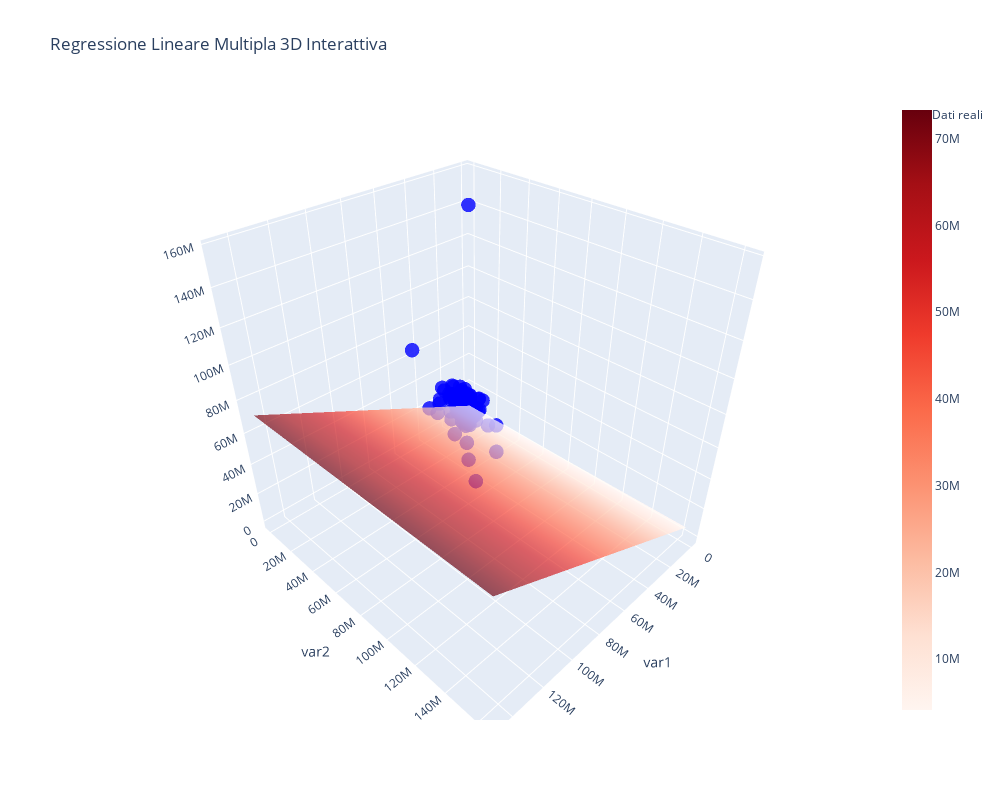

Here is the notebook cell this chart was saved with:
### Code cell
import numpy as np
import pandas as pd
import plotly.graph_objects as go
from sklearn.model_selection import train_test_split
from sklearn.linear_model import LinearRegression
from sklearn.metrics import mean_squared_error, r2_score

# Creo le variabili da inserire nel grafico
X = df_clean[['var1', 'var2', 'var93', 'var94']]  # Variabili indipendenti
y = df_clean['costi anno 2020']  # Variabile dipendente, target

# Divido i dati in Train & Test (80% training, 20% test)
X_train, X_test, y_train, y_test = train_test_split(X, y, test_size=0.2, random_state=45)

# Creazione regressione
model = LinearRegression()

# Adatto il modello ai dati
model.fit(X_train, y_train)

# Controllo la bontà del modello
y_pred = model.predict(X_test)
rmse = np.sqrt(mean_squared_error(y_test, y_pred))
r2 = r2_score(y_test, y_pred)

# Intercetta e coefficienti (Beta regressori)
coefficienti = model.coef_      # Beta regressori
intercetta = model.intercept_   # Punto di partenza della retta

# Stampo i risultati
print(f'root_mean_squared_error: {rmse}')
print(f'r2: {r2}')
print(f'coefficiente: {coefficienti}')
print(f'intercetta: {intercetta}')

# ---------------------------- Creazione della griglia per la superficie di regressione ----------------------------

# Creiamo una griglia per le variabili che useremo per il grafico (due variabili per il grafico 3D)
# Usando var1, var2 e var93 per il grafico 3D
x1_grid, x2_grid = np.meshgrid(
    np.linspace(X_test['var1'].min(), X_test['var1'].max(), 20),  # 20 punti per var1
    np.linspace(X_test['var2'].min(), X_test['var2'].max(), 20)   # 20 punti per var2
)

# Creiamo un DataFrame per la griglia
# ravel() appiattisce le griglie 2D in array 1D
# column_stack combina gli array in una matrice di due colonne
# Assegniamo i nomi delle colonne originali per compatibilità con il modello
grid_points = pd.DataFrame(
   np.column_stack((x1_grid.ravel(), x2_grid.ravel(), np.full_like(x1_grid.ravel(), X_test['var93'].mean()), np.full_like(x1_grid.ravel(), X_test['var94'].mean()))),
   columns=['var1', 'var2', 'var93', 'var94']
)

# Facciamo le previsioni sulla griglia di punti
# Reshape riporta il risultato alla forma originale della griglia (20x20)
y_grid = model.predict(grid_points).reshape(x1_grid.shape)

# Inizializziamo una figura plotly vuota
fig = go.Figure()

# Aggiungiamo i punti di scatter (dati reali)
fig.add_trace(go.Scatter3d(
   x=X_test['var1'],      # Valori var1 sull'asse x
   y=X_test['var2'],      # Valori var2 sull'asse y
   z=y_test,              # Valori Price sull'asse z
   mode='markers',        # Tipo di visualizzazione: punti
   marker=dict(
       size=5,            # Dimensione dei punti
       color='blue',      # Colore dei punti
       opacity=0.8        # Trasparenza dei punti (0=trasparente, 1=opaco)
   ),
   name='Dati reali'      # Nome nella legenda
))

# Aggiungiamo la superficie di regressione
fig.add_trace(go.Surface(
   x=x1_grid,            # Griglia di valori var1
   y=x2_grid,            # Griglia di valori var2
   z=y_grid,             # Valori previsti dal modello
   name='Piano di regressione',
   opacity=0.7,          # Trasparenza della superficie
   colorscale='Reds'     # Schema colori della superficie
))

# Personalizzazione del layout del grafico
fig.update_layout(
   title='Regressione Lineare Multipla 3D Interattiva',  # Titolo del grafico
   scene=dict(
       xaxis_title='var1',    # Etichetta asse x
       yaxis_title='var2',    # Etichetta asse y
       zaxis_title=''    # Etichetta asse z
   ),
   width=1000,                 # Larghezza del grafico in pixel
   height=800,                 # Altezza del grafico in pixel
   autosize=True,             # Permette il ridimensionamento automatico
   showlegend=True            # Mostra la legenda
)

# Visualizza il grafico
fig.show()

### Figure 1 — Plotly figure (JSON) as saved in the notebook; plotly's stock layout.template omitted (floating-point values rounded to 4 significant figures; data arrays with more than 128 entries replaced by an {"elided": "..."} marker saying what was removed)
{"data": [{"marker": {"color": "blue", "opacity": 0.8, "size": 5}, "mode": "markers", "name": "Dati reali", "type": "scatter3d", "x": {"elided": "1585 int values"}, "y": {"elided": "1585 int values"}, "z": {"elided": "1585 int values"}}, {"colorscale": [[0, "rgb(255,245,240)"], [0.125, "rgb(254,224,210)"], [0.25, "rgb(252,187,161)"], [0.375, "rgb(252,146,114)"], [0.5, "rgb(251,106,74)"], [0.625, "rgb(239,59,44)"], [0.75, "rgb(203,24,29)"], [0.875, "rgb(165,15,21)"], [1, "rgb(103,0,13)"]], "name": "Piano di regressione", "opacity": 0.7, "type": "surface", "x": {"elided": "20x20 float values"}, "y": {"elided": "20x20 float values"}, "z": {"elided": "20x20 float values"}}], "layout": {"autosize": true, "height": 800, "scene": {"xaxis": {"title": {"text": "var1"}}, "yaxis": {"title": {"text": "var2"}}, "zaxis": {"title": {"text": ""}}}, "showlegend": true, "title": {"text": "Regressione Lineare Multipla 3D Interattiva"}, "width": 1000}}
